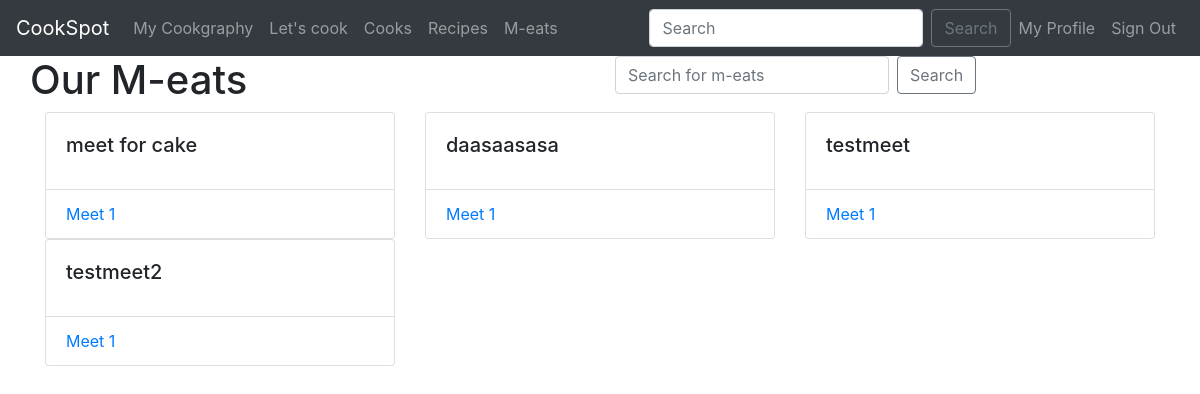
Before: /meets/ (signed in) with the older database file.
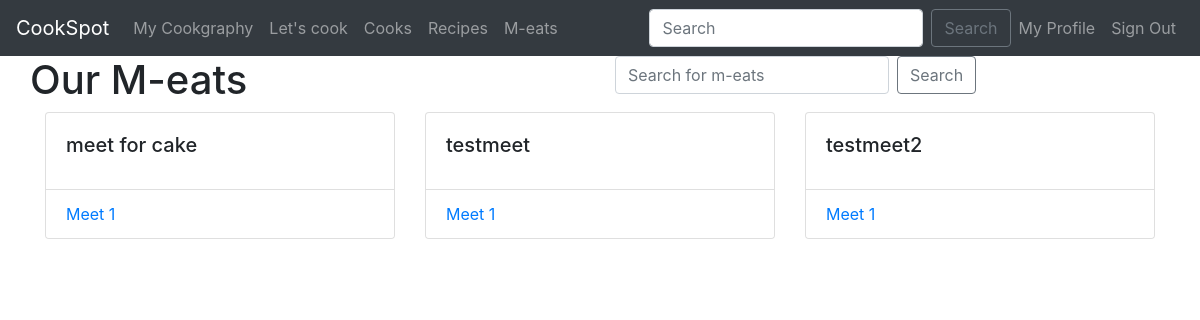
After: the same page with the newer database file.
### CookSpot/models.py (models this page shows, shortened)
class Meets(models.Model):
    user = models.ForeignKey(User, on_delete=models.CASCADE)
    recipe = models.ForeignKey(Recipe, on_delete=models.CASCADE)
    maximumparticipants = models.IntegerField(blank=True, null=True)
    participants = ManyToManyField(User, related_name="participants", blank=True)
    name = models.CharField(max_length=254)
    date = models.DateField()
    desc = models.TextField()

### CookSpot/views.py (the view)
# urls.py: path("meets/", views.meets, name="meets"),
@login_required()
def meets(request):
    meets = Meets.objects.filter(user=request.user)
    if request.method == "POST":
        searched = request.POST['searched']
        searchedMeats = Meets.objects.filter(name__contains = searched)
        return render(request, "meets.html", {'searched':searched, 'meats':searchedMeats})
    return render(request, "meets.html", context={'meets': meets})

### templates/meets.html (shortened to what this page needs)
{% extends "index.html" %}
{% block content %}
<div class="container-fluid">
  <div class="row" >
    <div class="cols-12 col-md-6 align-self-center" >
      <h1>Our M-eats</h1>
    </div>
    <div class="col-md-6">
      <form  class="form-inline" class="text-right" method="POST" name="meets" action="{% url 'web:meets' %}">{% csrf_token %}
        <input class="form-control mr-sm-2" type="search" placeholder="Search for m-eats" aria-label="Search" name="searched">
        <button class="btn btn-outline-secondary my-2 my-sm-0" type="submit" onclick="document.meets.submit()" >Search</button>
      </form>
    </div>
  </div>
  <div style="display: flex; flex-direction: row; flex-wrap: wrap">
    {% for i in meets %}
    <div class="col-md-4">
        <div class="card">
            <div class="card-body">
                <h5 class="card-title">{{i.name}}</h5>
              </div>
            <ul class="list-group list-group-flush">
              <li class="list-group-item"><a href="#">Meet 1</a></li>
            </ul>
          </div>
    </div>
    {% endfor %}
    </div>
{% endblock %}

Changed rows visible on the page:
removed Meets: name "daasaasasa"
